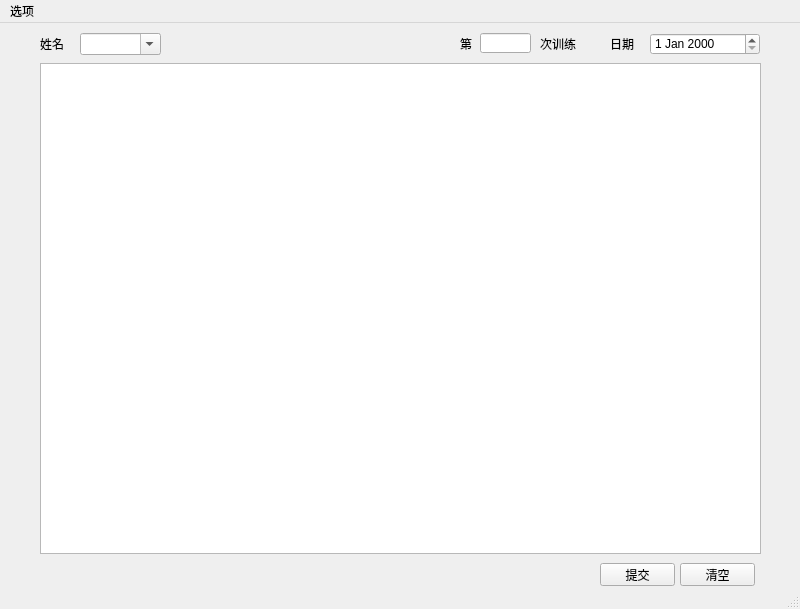
<?xml version="1.0" encoding="UTF-8"?>
<ui version="4.0">
 <class>MainWindow</class>
 <widget class="QMainWindow" name="MainWindow">
  <property name="geometry">
   <rect>
    <x>0</x>
    <y>0</y>
    <width>800</width>
    <height>609</height>
   </rect>
  </property>
  <property name="windowTitle">
   <string>客户信息管理系统</string>
  </property>
  <widget class="QWidget" name="centralwidget">
   <widget class="QLabel" name="label">
    <property name="geometry">
     <rect>
      <x>40</x>
      <y>10</y>
      <width>54</width>
      <height>21</height>
     </rect>
    </property>
    <property name="text">
     <string>姓名</string>
    </property>
   </widget>
   <widget class="QLabel" name="label_2">
    <property name="geometry">
     <rect>
      <x>460</x>
      <y>10</y>
      <width>21</width>
      <height>21</height>
     </rect>
    </property>
    <property name="text">
     <string>第</string>
    </property>
   </widget>
   <widget class="QLineEdit" name="lineEdit_times">
    <property name="geometry">
     <rect>
      <x>480</x>
      <y>10</y>
      <width>51</width>
      <height>20</height>
     </rect>
    </property>
   </widget>
   <widget class="QLabel" name="label_3">
    <property name="geometry">
     <rect>
      <x>540</x>
      <y>10</y>
      <width>41</width>
      <height>21</height>
     </rect>
    </property>
    <property name="text">
     <string>次训练</string>
    </property>
   </widget>
   <widget class="QDateEdit" name="dateEdit_date">
    <property name="geometry">
     <rect>
      <x>650</x>
      <y>10</y>
      <width>110</width>
      <height>22</height>
     </rect>
    </property>
   </widget>
   <widget class="QLabel" name="label_4">
    <property name="geometry">
     <rect>
      <x>610</x>
      <y>10</y>
      <width>41</width>
      <height>21</height>
     </rect>
    </property>
    <property name="text">
     <string>日期</string>
    </property>
   </widget>
   <widget class="QPushButton" name="pushButton_upload">
    <property name="geometry">
     <rect>
      <x>600</x>
      <y>540</y>
      <width>75</width>
      <height>23</height>
     </rect>
    </property>
    <property name="text">
     <string>提交</string>
    </property>
   </widget>
   <widget class="QPushButton" name="pushButton_clear">
    <property name="geometry">
     <rect>
      <x>680</x>
      <y>540</y>
      <width>75</width>
      <height>23</height>
     </rect>
    </property>
    <property name="text">
     <string>清空</string>
    </property>
   </widget>
   <widget class="QTableWidget" name="tableWidget">
    <property name="geometry">
     <rect>
      <x>40</x>
      <y>40</y>
      <width>721</width>
      <height>491</height>
     </rect>
    </property>
    <property name="autoFillBackground">
     <bool>true</bool>
    </property>
    <property name="alternatingRowColors">
     <bool>true</bool>
    </property>
    <attribute name="verticalHeaderVisible">
     <bool>false</bool>
    </attribute>
   </widget>
   <widget class="QComboBox" name="comboBox_name">
    <property name="geometry">
     <rect>
      <x>80</x>
      <y>10</y>
      <width>81</width>
      <height>22</height>
     </rect>
    </property>
    <property name="editable">
     <bool>true</bool>
    </property>
   </widget>
  </widget>
  <widget class="QMenuBar" name="menubar">
   <property name="geometry">
    <rect>
     <x>0</x>
     <y>0</y>
     <width>800</width>
     <height>23</height>
    </rect>
   </property>
   <widget class="QMenu" name="menu">
    <property name="title">
     <string>选项</string>
    </property>
    <addaction name="action_New"/>
    <addaction name="action_statistics"/>
   </widget>
   <addaction name="menu"/>
  </widget>
  <widget class="QStatusBar" name="statusbar"/>
  <action name="action_New">
   <property name="text">
    <string>新建</string>
   </property>
  </action>
  <action name="action_statistics">
   <property name="text">
    <string>统计</string>
   </property>
  </action>
 </widget>
 <resources/>
 <connections/>
</ui>
